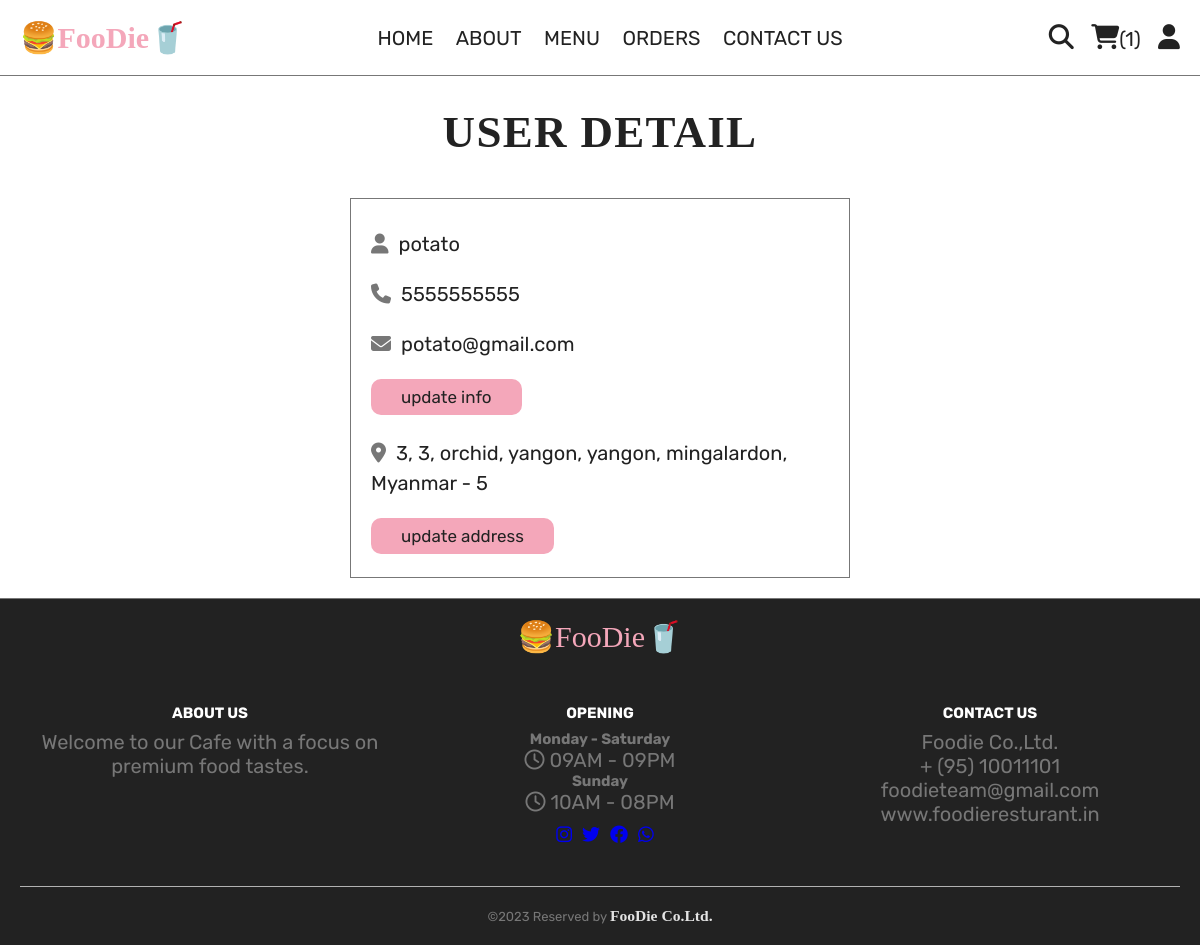
The app's page /profile.php (signed in) with its own data.
### tables this page shows
CREATE TABLE `users` (
  `id` int(100) NOT NULL,
  `name` varchar(20) NOT NULL,
  `email` varchar(50) NOT NULL,
  `number` varchar(10) NOT NULL,
  `password` varchar(50) NOT NULL,
  `address` varchar(500) NOT NULL
);

### profile.php (the view, shortened to what this page needs)
<?php
include 'components/connect.php';
?>
<!DOCTYPE html>
<html lang="en">
<head>
   <link rel="stylesheet" href="https://cdnjs.cloudflare.com/ajax/libs/font-awesome/6.1.1/css/all.min.css">
   <link rel="stylesheet" href="css/style.css">
</head>
<body>
<?php include 'components/user_header.php'; ?>
<h1 class="title">User detail</h1>
<section class="user-details">
   <div class="user">
      <p><i class="fas fa-user"></i><span><span><?= $fetch_profile['name']; ?></span></span></p>
      <p><i class="fas fa-phone"></i><span><?= $fetch_profile['number']; ?></span></p>
      <p><i class="fas fa-envelope"></i><span><?= $fetch_profile['email']; ?></span></p>
      <a href="update_profile.php" class="btn">update info</a>
      <p class="address"><i class="fas fa-map-marker-alt"></i><span><?php if($fetch_profile['address'] == ''){echo 'please enter your address';}else{echo $fetch_profile['address'];} ?></span></p>
      <a href="update_address.php" class="btn">update address</a>
   </div>
</section>
<?php include 'components/footer.php'; ?>
</body>
</html>

### css/style.css (style rules this page uses)
:root { --red: #f4a7ba; --danger: #e74c3c; --white: #fff; --black: #222; --light-color: #777; --background-color: #f2f2f2; --star-color: #ffe700; --border: .1rem solid var(--light-color); }
* { font-family: 'Rubik', sans-serif; margin: 0; padding: 0; box-sizing: border-box; outline: none; border: none; text-decoration: none; }
html { font-size: 62.5%; overflow-x: hidden; scroll-behavior: smooth; stop-opacity: 7rem; }
.title { font-family: dancing script; text-align: center; color: var(--black); font-size: 4.5rem; padding-bottom: 1rem; margin: 30px auto; text-transform: uppercase; letter-spacing: 1.3px; }
.btn { margin-top: 1rem; display: inline-block; font-size: 1.7rem; color: var(--black); background-color: var(--red); border-radius: 10px; cursor: pointer; padding: .8rem 3rem; position: relative; overflow: hidden; z-index: 1; }
.btn:before { content: ''; width: 100%; height: 100%; background: var(--light-color); z-index: -1; position: absolute; top: 0; left: -100%; transition: .5s; }
.user-details .user { max-width: 50rem; margin: 0 auto; border: var(--border); padding: 2rem; }
.user-details .user p { padding: 1rem 0; line-height: 1.5; font-size: 2rem; }
.user-details .user p span { color: var(--black); }
.user-details .user p i { margin-right: 1rem; color: var(--light-color); }
.user-details .user .address { margin-top: 1rem; }

### records on screen
users: name "potato", number "5555555555", email "potato@gmail.com", address "3, 3, orchid, yangon, yangon, mingalardon, Myanmar - 5"

### other values on screen
$total_cart_items "1"
